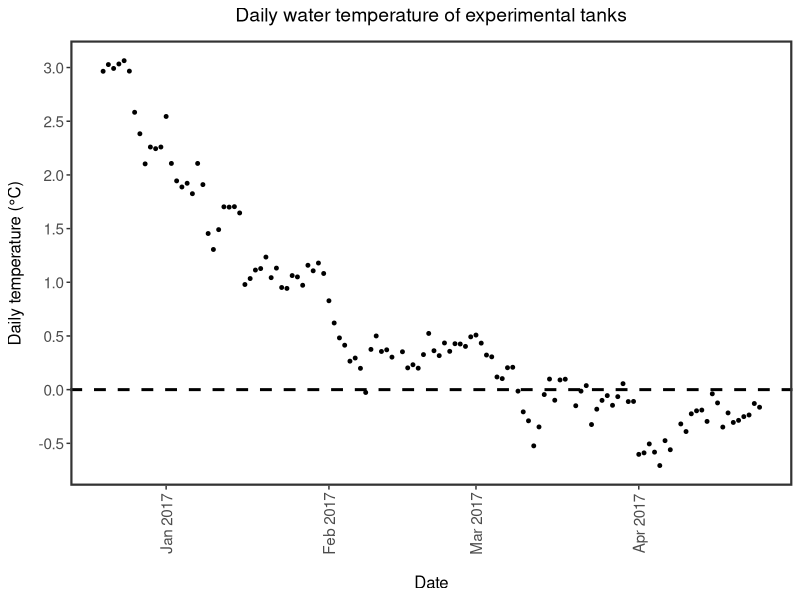
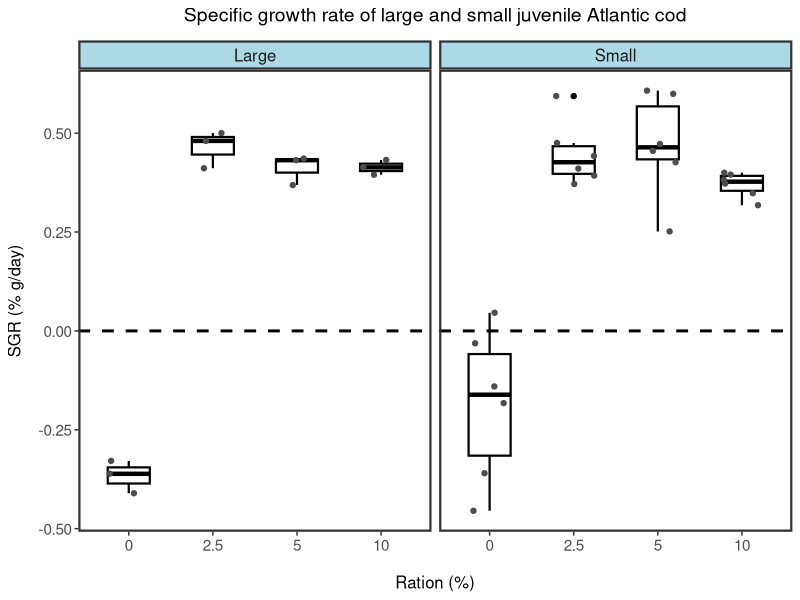
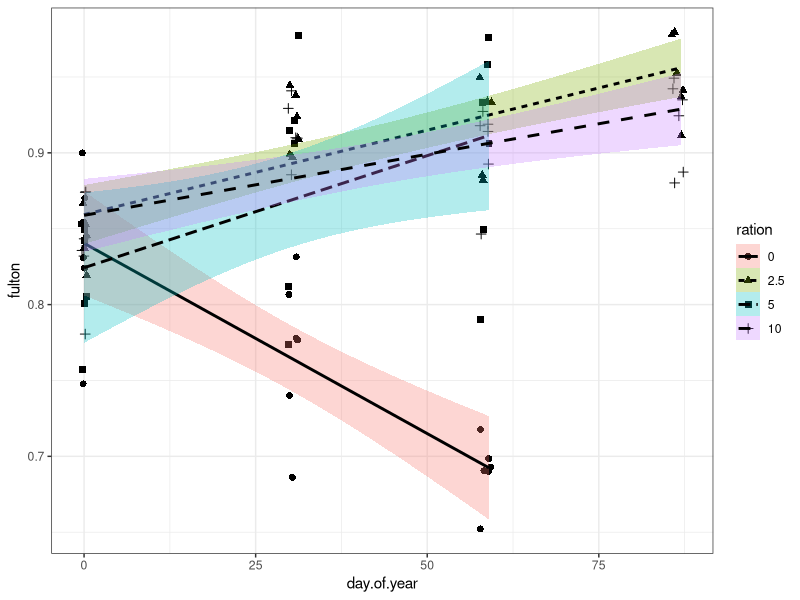
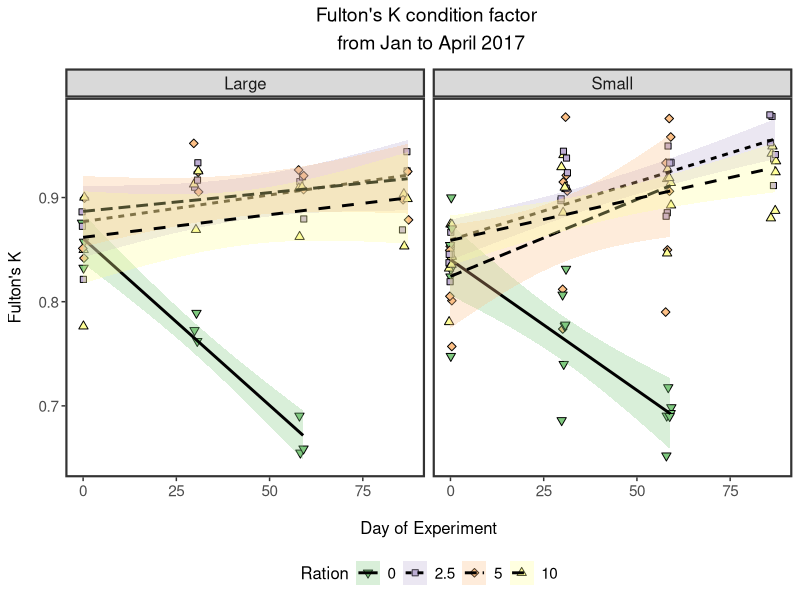

Source code (R) for these figures, in order:
# Session 6
# 15 March 2023

# Advanced data visualization

# Objectives:
# customizing and formatting figures with theme
# using multiple geoms 
# multi-panel plots
# adding regression lines to figures
# formatting legends
# exporting figures


# ----- Packages -----
# I use tidyverse packages consistently, so I prefer to use the tidyverse package
# which is a bulk load containing the following packages:
# ggplot2, purr, tibble, dplyr, tidyr, stringr, readr, forcats

# Version 1 (lines 25-31) are for bulk load
# Version 2 (lines 34-42) contains code for individual package upload

# please choose 1.


# # if you haven't used these packages before, run the following line of code
# install.packages("tidyverse")
# install.packages("lubridate")

# load packages into R
library(tidyverse)
library(lubridate)

# 
# # alternative to loading all of tidyverse
# install.packages("dplyr")
# install.packages("lubridate")
# install.packages("ggplot2")
# 
# #load packages in R
# library(dplyr)
# library(lubridate)
# library(ggplot2)


# ----- Load Data ------
temperature <- read.csv("./data/CHONE121_tanktemperature.csv") # water temperature

LW <- read.csv("./data/CHONE121_codlengthweight.csv") # length and weight data


# ----- Format and summarise data -----

data1 <- temperature |> 
  mutate( Date = ymd(paste(year, month, day, sep = "-" ))) |> # format date
  group_by(Date) |> # group data by date
  summarise(Temp.C = mean(temperature), TempSD = sd(temperature)) # calculate daily temperature across all tanks


data2 <- LW |> 
  mutate( Date = ymd( paste(year, month, day, sep = "-")), # format date
          day.of.year = yday(Date)) |> # day of year
  mutate(day.of.year = replace(day.of.year, day.of.year >= 365, 0) ) |> # replace the two days in december as day 0 (first measurement)
  group_by(tank, day.of.year, size, ration) |> # group by tank, day, size, and ration
  summarise(weight = mean(weight_g), sd_w = sd(weight_g), se_w = sd_w/sqrt(n())) |> # calculate mean weight per tank for each day (each tank represents one value)
  arrange(day.of.year) |> # sort by day
  group_by(tank, size, ration) |> # regroup data
  # calculate SGR using lag()
  mutate(sgr_w = (log(weight) - log(lag(weight))) / (day.of.year - lag(day.of.year)) * 100 ) |>  # SRG = ( ln(w2)-ln(w1) ) / (t2 - t1 ) * 100
  summarise(sgr = mean(sgr_w, na.rm = TRUE) ) |> # average sgr across entire study for each tank
  ungroup() |> 
  mutate(ration = factor(ration)) # convert ration to factor (for graphing)


data3 <- LW |> 
  mutate( Date = ymd( paste(year, month, day, sep = "-")), # format date
          day.of.year = yday(Date)) |> # day of year
  mutate(day.of.year = replace(day.of.year, day.of.year >= 365, 0) ) |> # replace the two days in december as day 0 (first measurement)
  mutate(K = weight_g/(mmSL*0.1)^3*100) |>  # calculate K for each fish
  group_by(tank, day.of.year, size, ration) |> # group by tank, day, size, and ration
  summarise(fulton = mean(K), fulton.sd = sd(K), fulton.se = fulton.sd/sqrt(n()) ) |> # calculate mean K per tank for each day (each tank represents one value)
  ungroup() |> 
  mutate(ration = factor(ration)) # convert ration to factor (for graphing)


  
# ----- Figure 1: Temperature ------
# objectives
# geom_point()
# format points
# add a horizontal line at 0 °C
# adjust text themes

ggplot(data1) +
  geom_point(aes( x = Date,
                  y = Temp.C), size = 1) +
  geom_hline(yintercept = 0, linetype = 'dashed', size = 1 ) + 
  labs( x = "Date",
        y = "Daily temperature (°C)",
        title = "Daily water temperature of experimental tanks") +
  theme_bw(base_rect_size = 1.5) +
  theme(panel.grid = element_blank(),
        plot.title = element_text(size = 14, hjust = 0.5, margin = margin( b = 10)),
        axis.title.x = element_text( size = 12, margin = margin( t = 15) ),
        axis.title.y = element_text( size = 12, margin = margin( r = 10) ),
        axis.text = element_text(size = 11),
        axis.text.x = element_text(angle = 90, vjust = .5) ) +
  scale_x_date(date_breaks = "months",
               date_labels = "%b %Y") +
  scale_y_continuous(breaks = seq(from = -1, to = 3, by = .5 ) )


# ----- Figure 2: SGR -----
# introduce geom_boxplot()
# combine with geom_point()
# facet_wrap()
# adjusting facet themes

ggplot(data2) +
  geom_boxplot(aes( x = ration,
                  y = sgr),
               size = .75,
               width = .5,
               colour = 'black') +
  geom_jitter(aes( x = ration,
                   y = sgr),
              colour = 'grey30',
              width = .25) +
  geom_hline(yintercept = 0, linetype = 'dashed', size = 1) +
  facet_wrap(~size, 
             labeller = as_labeller(c("large" = "Large",
                                      "small" = "Small"))) +
  labs( x = "Ration (%)",
        y = "SGR (% g/day)",
        title = "Specific growth rate of large and small juvenile Atlantic cod") +
  theme_bw(base_rect_size = 1.5) +
  theme(panel.grid = element_blank(),
        plot.title = element_text(size = 14, hjust = 0.5, margin = margin( b = 10)),
        axis.title.x = element_text( size = 12, margin = margin( t = 15) ),
        axis.title.y = element_text( size = 12, margin = margin( r = 10) ),
        axis.text = element_text(size = 11),
        strip.text = element_text(size = 12),
        strip.background = element_rect(fill = 'lightblue'))
  


# ------ Figure 3: condition through time ------
# combining pipes with ggplot
# geom_point vs geom_jitter
# classify with shapes
# adding regression lines
# formatting legend

data3 |> 
  filter(size == 'small') |> 
  ggplot() +
  geom_jitter(aes(x = day.of.year,
                  y = fulton,
                  shape = ration),
              size = 2) +
  geom_smooth(aes(x = day.of.year,
                  y = fulton,
                  linetype = ration,
                  fill = ration),
              method = "lm", colour = 'black', alpha = 0.3) +
  theme_bw() 

ggplot(data3) +
  geom_jitter(aes(x = day.of.year,
                  y = fulton,
                  shape = ration,
                  fill = ration),
              size = 2) +
  geom_smooth(aes(x = day.of.year,
                  y = fulton,
                  linetype = ration,
                  fill = ration),
              method = "lm", colour = 'black', alpha = 0.3) +
  facet_wrap(~size, 
             labeller = as_labeller(c("large" = "Large",
                                      "small" = "Small"))) +
  labs( x = "Day of Experiment",
        y = "Fulton's K",
        title = "Fulton's K condition factor \n from Jan to April 2017",
        linetype = "Ration",
        fill = "Ration",
        shape = "Ration") +
  theme_bw(base_rect_size = 1.5) +
  theme(panel.grid = element_blank(),
        plot.title = element_text(size = 14, hjust = 0.5, margin = margin( b = 10), lineheight = 1.2),
        axis.title.x = element_text( size = 12, margin = margin( t = 15) ),
        axis.title.y = element_text( size = 12, margin = margin( r = 10) ),
        axis.text = element_text(size = 11),
        strip.text = element_text(size = 12),
        legend.position = "bottom",
        legend.text = element_text(size = 11),
        legend.title = element_text(size = 12)) +
  scale_shape_manual(values = c( 25, 22:24 ) ) +
  scale_fill_brewer(palette = "Accent")


# Saving figures
